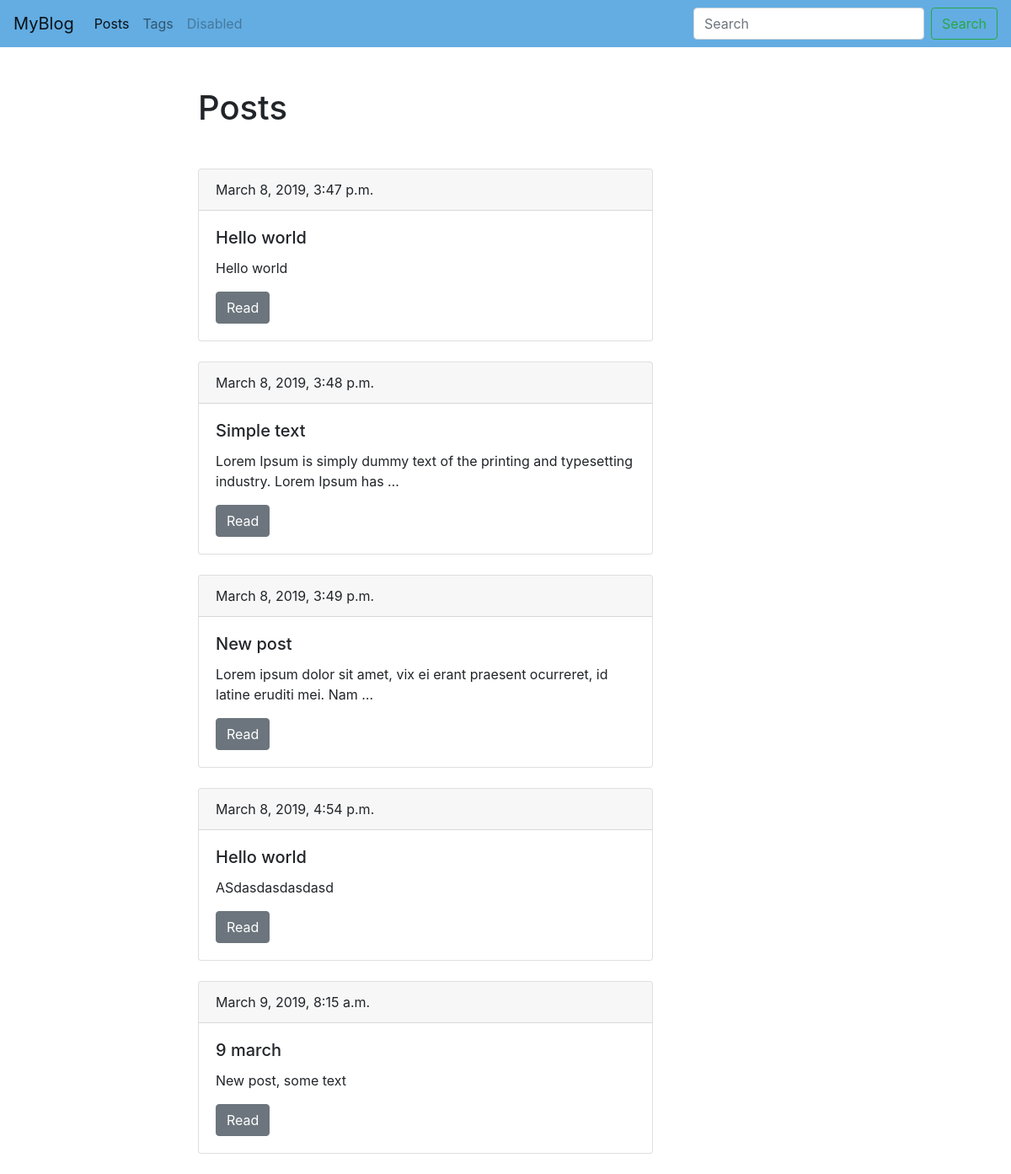
Screenshot of /blog/ with the database file from the repository.
### blog/models.py (models this page shows, shortened)
class Post(models.Model):
    title = models.CharField(max_length=150, db_index=True)
    slug = models.SlugField(max_length=150, unique=True,blank=True)
    body = models.TextField(blank=True, db_index=True)
    date_pub = models.DateTimeField(auto_now_add=True)
    tags = models.ManyToManyField('Tag', blank=True, related_name='posts')
    def get_absolute_url(self):
        return reverse('post_detail_url', kwargs={'slug': self.slug})

### blog/views.py (the view)
# urls.py: path('', posts_list, name='post_list_url'),
def posts_list(request):
    posts = Post.objects.all()
    return(render(request, 'blog/index.html', context={'posts': posts}))

### blog/templates/blog/index.html (shortened to what this page needs)
{% extends 'blog/base_blog.html'%}
{% block content %}
  <h1 class="mb-5">Posts</h1>
    {% for post in posts %}
    <div class="card mb-4">
      <div class="card-header">
        {{post.date_pub}}
      </div>
      <div class="card-body">
        <h5 class="card-title">{{post.title}}</h5>
        <p class="card-text">{{post.body | truncatewords:15}}</p>
        <a href="{{ post.get_absolute_url }}" class="btn btn-secondary">Read</a>
      </div>
    </div>
    {% endfor %}
{% endblock %}

### rows the page displays
Post: date_pub "March 8, 2019, 3:47 p.m.", title "Hello world", body "Hello world"
Post: date_pub "March 8, 2019, 3:48 p.m.", title "Simple text", body "Lorem Ipsum is simply dummy text of the printing and typesetting industry. Lorem Ipsum has …"
Post: date_pub "March 8, 2019, 3:49 p.m.", title "New post", body "Lorem ipsum dolor sit amet, vix ei erant praesent ocurreret, id latine eruditi mei. Nam …"
Post: date_pub "March 8, 2019, 4:54 p.m.", title "Hello world", body "ASdasdasdasdasd"
Post: date_pub "March 9, 2019, 8:15 a.m.", title "9 march", body "New post, some text"
